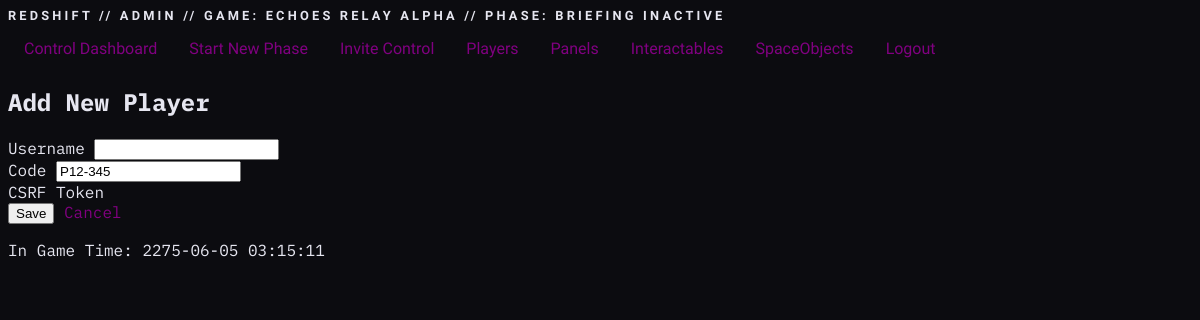
The app's page /control/edit/players/1 (signed in) with its own data.
### app/models.py (models this page shows, shortened)
class Control(db.Model, UserMixin):
    id = db.Column(db.Integer, primary_key=True)
    username = db.Column(db.String(80), unique=True, nullable=False)
    password_hash = db.Column(db.String(128), nullable=False)
    name = db.Column(db.String(100))
    pronouns = db.Column(db.String(50))
    email_address = db.Column(db.String(120))

class GameState(db.Model):
    id = db.Column(db.Integer, primary_key=True)
    name = db.Column(db.String(64), unique=True, default="default")
    phase_name = db.Column(db.String(64), default="briefing")
    phase_start_time = db.Column(db.DateTime, nullable=True)
    phase_duration_minutes = db.Column(db.Integer, default=40)

class Player(db.Model):
    id = db.Column(db.Integer, primary_key=True)
    code = db.Column(db.String(12), unique=True, nullable=False)
    honorific = db.Column(db.String(20))
    first_name = db.Column(db.String(50))
    name = db.Column(db.String(100))  # surname
    role = db.Column(db.String(100))
    assignment = db.Column(db.String(100))
    faction = db.Column(db.String(100))
    system_access = db.Column(db.JSON)  # list of system codes they can use
    player_menu = db.Column(db.JSON)    # list of menu keys
    permissions = db.Column(db.JSON, default=list)  # list of ability/item/etc keys
    resolve = db.Column(db.Integer)
    skill = db.Column(db.Integer)
    knowledge = db.Column(db.Integer)
    luck = db.Column(db.Integer)
    specialization = db.Column(db.String(100))
    mini_access = db.Column(db.JSON)  # list of restricted view or mini-panels
    hidden_objective = db.Column(db.String(500))  # secret goal
    description = db.Column(db.Text)  # longer text about who they are
    condition = db.Column(db.JSON)    # list of condition codes

### app/routes.py (the view)
@main.route('/control/edit/<string:object_type>/<int:object_id>', methods=['GET', 'POST'])
@login_required
def control_edit_object(object_type, object_id):
    model_map = {
        'players': Player,
        'panels': Panel,
        'interactables': Interactable,
        'spaceobjects': SpaceObject
    }
    form_map = {
        'players': PlayerForm,
        'panels': PanelForm,
        'interactables': InteractableForm,
        'spaceobjects': SpaceObjectForm
    }
    model = model_map.get(object_type)
    FormClass = form_map.get(object_type)
    if not model or not FormClass:
        flash('Invalid object type.')
        return redirect(url_for('main.control_dashboard'))
    obj = model.query.get_or_404(object_id)
    form = FormClass(obj=obj)
    if form.validate_on_submit():
        form.populate_obj(obj)
        db.session.commit()
        flash(f"{object_type.capitalize()} updated.")
        return redirect(url_for('main.control_edit_list', object_type=object_type))
    return render_template('control_edit_form.html', form=form, object_type=object_type)

### app/forms.py
class PlayerForm(FlaskForm):
    username = StringField('Username', validators=[DataRequired()])
    code = StringField('Code', validators=[DataRequired()])
    submit = SubmitField('Save')
    model_class = Player

### app/auth.py (called while the page is built)
@login_manager.user_loader
def load_user(user_id):
    return Control.query.get(int(user_id))

### app/context_processors.py (called while the page is built)
def base_context():
    game_state = GameState.query.first()
    now = datetime.now(timezone.utc)
    fictional_time = now.replace(year=now.year + 250)
    return {
        "game_state": game_state,
        "now": now,
        "fictional_time": fictional_time,
        "has_permission": has_permission
    }

### app/templates/control_edit_form.html (shortened to what this page needs)
{% extends "base.html" %}
{% block content %}
<h2>{{ 'Edit' if form.obj else 'Add New' }} {{ object_type[:-1].capitalize() }}</h2>
<form method="POST">
  {% for field in form %}
    {% if field.type != 'CSRFToken' and field.type != 'SubmitField' %}
      <div class="form-group">
        {{ field.label(class="form-label") }}
        {{ field(class="form-control") }}
      </div>
    {% endif %}
  {% endfor %}
  <button type="submit" class="btn btn-success">{{ form.submit.label.text }}</button>
  <a href="{{ url_for('main.control_edit_list', object_type=object_type) }}" class="btn btn-light">Cancel</a>
</form>
{% endblock %}

### app/templates/base.html (shortened to what this page needs)
<!doctype html>
<html lang="en">
<head>
  <link rel="stylesheet" href="{{ url_for('static', filename='css/control.css') }}">
</head>
<body>
  <nav class="control-nav">
    <div class="nav-header">
      <span class="nav-title">REDSHIFT //
        {% if current_user.is_authenticated %}
          {{ current_user.username }} // Game: {{ game_state.name }} // Phase: {{ game_state.phase_name or "Not Started" }}
          {% if time_remaining %}
            {{ time_remaining.seconds // 60 }}:{{ time_remaining.seconds % 60 }} Remaining
          {% else %}
            INACTIVE
          {% endif %}
        {% endif %}
      </span>
    </div>
    <ul id="nav-menu" class="nav-menu">
      {% if current_user.is_authenticated %}
      <li><a href="{{ url_for('main.control_dashboard') }}">Control Dashboard</a></li>
      <li><a href="{{ url_for('main.start_phase') }}">Start New Phase</a></li>
      <li><a href="{{ url_for('main.invite_control') }}">Invite Control</a></li>
      <li><a href="{{ url_for('main.control_edit_list', object_type='players') }}">Players</a></li>
      <li><a href="{{ url_for('main.control_edit_list', object_type='panels') }}">Panels</a></li>
      <li><a href="{{ url_for('main.control_edit_list', object_type='interactables') }}">Interactables</a></li>
      <li><a href="{{ url_for('main.control_edit_list', object_type='spaceobjects') }}">SpaceObjects</a></li>
      <li><a href="{{ url_for('auth.logout') }}">Logout</a></li>
      {% else %}
      <li><a href="{{ url_for('auth.login') }}">Login</a></li>
      {% endif %}
    </ul>
  </nav>
  <div class="control-box">
    {% block content %}{% endblock %}
    <p>In Game Time: {{ fictional_time.strftime('%Y-%m-%d %H:%M:%S') }}</p>
  </div>
</body>
</html>

### app/static/css/control.css (style rules this page uses)
:root { --bg-color: #0c0c10; --accent-color: purple; --muted-color: #444; --fg-color: #e6e6f0; --warning-color: purple; --alert-color: purple; --font-main: 'IBM Plex Mono', monospace; --font-heading: 'Orbitron', sans-serif; --font-size-base: 16px; }
body { margin: 0; padding: 0; font-family: var(--font-main); background-color: var(--bg-color); color: var(--fg-color); }
header, nav, main, footer { padding: 1rem; }
a { color: var(--accent-color); text-decoration: none; }
.control-nav { background-color: var(--bg-color); color: var(--fg-color); padding: 0rem 0.5rem; font-family: var(--font-heading); }
.nav-header { display: flex; justify-content: space-between; align-items: center; }
.nav-title { font-size: 0.8rem; font-weight: bold; text-transform: uppercase; letter-spacing: 0.2rem; padding-top:0.5rem; }
.nav-menu { list-style: none; display: flex; gap: 1rem; padding: 0 0.5rem; margin: 1rem 0 0 0; flex-wrap: wrap; }
.nav-menu li a { color: var(--accent-color); text-decoration: none; padding: 0.5rem; }
.control-box { padding: 0.5rem; }

### records on screen
Control: username "ADMIN"
GameState: name "ECHOES RELAY ALPHA", phase_name "BRIEFING"
Player: code "P12-345"

### other values on screen
{{ 'Edit' if form.obj else 'Add New' }} "Add New"
{{ object_type[:-1].capitalize() }} "Player"
{{ field.label(class="form-label") }} "Username" "Code" "CSRF Token"
{{ fictional_time.strftime('%Y-%m-%d %H:%M:%S') }} "2275-06-05 03:15:11"
